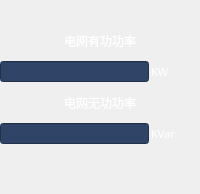
       <widget class="QFrame" name="gridFrame_7">
        <property name="sizePolicy">
         <sizepolicy hsizetype="Ignored" vsizetype="Ignored">
          <horstretch>0</horstretch>
          <verstretch>0</verstretch>
         </sizepolicy>
        </property>
        <property name="minimumSize">
         <size>
          <width>0</width>
          <height>0</height>
         </size>
        </property>
        <layout class="QGridLayout" name="gridLayout" rowstretch="1,1,1,1,1,1" columnstretch="3,1">
         <property name="leftMargin">
          <number>0</number>
         </property>
         <property name="topMargin">
          <number>30</number>
         </property>
         <property name="rightMargin">
          <number>0</number>
         </property>
         <property name="bottomMargin">
          <number>50</number>
         </property>
         <property name="horizontalSpacing">
          <number>2</number>
         </property>
         <property name="verticalSpacing">
          <number>10</number>
         </property>
         <item row="5" column="0">
          <widget class="QLineEdit" name="lineEdit_2">
           <property name="enabled">
            <bool>false</bool>
           </property>
           <property name="sizePolicy">
            <sizepolicy hsizetype="Ignored" vsizetype="Fixed">
             <horstretch>0</horstretch>
             <verstretch>0</verstretch>
            </sizepolicy>
           </property>
           <property name="minimumSize">
            <size>
             <width>0</width>
             <height>21</height>
            </size>
           </property>
           <property name="font">
            <font>
             <family>Adobe 黑体 Std R</family>
             <pointsize>8</pointsize>
             <weight>50</weight>
             <bold>false</bold>
            </font>
           </property>
           <property name="styleSheet">
            <string notr="true">color: rgb(255, 255, 255);
background-color: rgb(48, 68, 103);</string>
           </property>
          </widget>
         </item>
         <item row="2" column="0">
          <widget class="QLineEdit" name="lineEdit">
           <property name="enabled">
            <bool>false</bool>
           </property>
           <property name="sizePolicy">
            <sizepolicy hsizetype="Ignored" vsizetype="Fixed">
             <horstretch>0</horstretch>
             <verstretch>0</verstretch>
            </sizepolicy>
           </property>
           <property name="minimumSize">
            <size>
             <width>0</width>
             <height>21</height>
            </size>
           </property>
           <property name="font">
            <font>
             <family>Adobe 黑体 Std R</family>
             <pointsize>8</pointsize>
             <weight>50</weight>
             <bold>false</bold>
            </font>
           </property>
           <property name="styleSheet">
            <string notr="true">color: rgb(255, 255, 255);
background-color: rgb(48, 68, 103);</string>
           </property>
          </widget>
         </item>
         <item row="5" column="1">
          <widget class="QLabel" name="label_7">
           <property name="sizePolicy">
            <sizepolicy hsizetype="Ignored" vsizetype="Fixed">
             <horstretch>0</horstretch>
             <verstretch>0</verstretch>
            </sizepolicy>
           </property>
           <property name="minimumSize">
            <size>
             <width>0</width>
             <height>21</height>
            </size>
           </property>
           <property name="font">
            <font>
             <family>Adobe 黑体 Std R</family>
             <pointsize>8</pointsize>
            </font>
           </property>
           <property name="styleSheet">
            <string notr="true">color: rgb(255, 255, 255);</string>
           </property>
           <property name="text">
            <string>KVar</string>
           </property>
          </widget>
         </item>
         <item row="2" column="1">
          <widget class="QLabel" name="label_5">
           <property name="sizePolicy">
            <sizepolicy hsizetype="Ignored" vsizetype="Fixed">
             <horstretch>0</horstretch>
             <verstretch>0</verstretch>
            </sizepolicy>
           </property>
           <property name="minimumSize">
            <size>
             <width>0</width>
             <height>21</height>
            </size>
           </property>
           <property name="font">
            <font>
             <family>Adobe 黑体 Std R</family>
             <pointsize>8</pointsize>
            </font>
           </property>
           <property name="styleSheet">
            <string notr="true">color: rgb(255, 255, 255);</string>
           </property>
           <property name="text">
            <string>KW</string>
           </property>
          </widget>
         </item>
         <item row="1" column="0" colspan="2">
          <widget class="QLabel" name="label_4">
           <property name="enabled">
            <bool>true</bool>
           </property>
           <property name="sizePolicy">
            <sizepolicy hsizetype="Ignored" vsizetype="Ignored">
             <horstretch>0</horstretch>
             <verstretch>0</verstretch>
            </sizepolicy>
           </property>
           <property name="minimumSize">
            <size>
             <width>0</width>
             <height>21</height>
            </size>
           </property>
           <property name="font">
            <font>
             <family>Adobe 黑体 Std R</family>
             <pointsize>9</pointsize>
             <weight>50</weight>
             <bold>false</bold>
            </font>
           </property>
           <property name="styleSheet">
            <string notr="true">color: rgb(255, 255, 255);</string>
           </property>
           <property name="text">
            <string>电网有功功率</string>
           </property>
           <property name="alignment">
            <set>Qt::AlignCenter</set>
           </property>
          </widget>
         </item>
         <item row="4" column="0" colspan="2">
          <widget class="QLabel" name="label_6">
           <property name="sizePolicy">
            <sizepolicy hsizetype="Ignored" vsizetype="Ignored">
             <horstretch>0</horstretch>
             <verstretch>0</verstretch>
            </sizepolicy>
           </property>
           <property name="minimumSize">
            <size>
             <width>0</width>
             <height>21</height>
            </size>
           </property>
           <property name="font">
            <font>
             <family>Adobe 黑体 Std R</family>
             <pointsize>9</pointsize>
             <weight>50</weight>
             <bold>false</bold>
            </font>
           </property>
           <property name="styleSheet">
            <string notr="true">color: rgb(255, 255, 255);</string>
           </property>
           <property name="text">
            <string>电网无功功率</string>
           </property>
           <property name="alignment">
            <set>Qt::AlignCenter</set>
           </property>
          </widget>
         </item>
        </layout>
       </widget>
